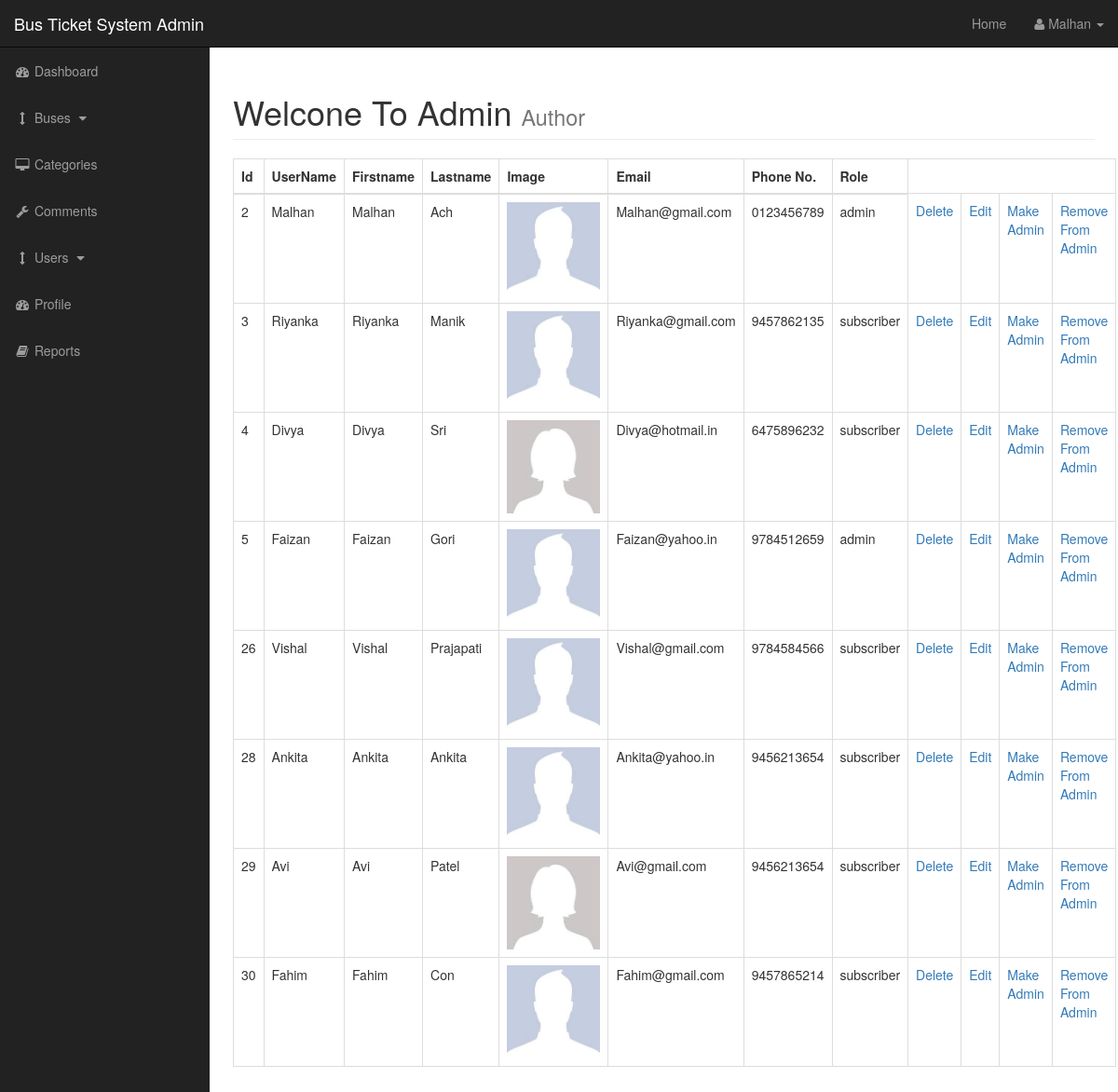
The page /services/busticket/admin/users.php (signed in) on the database its author committed.
### tables this page shows
CREATE TABLE `users` (
  `user_id` int(3) NOT NULL,
  `username` varchar(255) NOT NULL,
  `user_password` varchar(255) NOT NULL,
  `user_firstname` varchar(255) NOT NULL,
  `user_lastname` varchar(255) NOT NULL,
  `user_email` varchar(255) NOT NULL,
  `user_phoneno` varchar(255) NOT NULL,
  `user_image` text NOT NULL,
  `user_role` varchar(255) NOT NULL
);

### services/busticket/admin/users.php (the view, shortened to what this page needs)
<?php include"includes/admin_header.php"; ?>
    <div id="wrapper">
        <?php include"includes/admin_navigation.php"; ?>
        <div id="page-wrapper">
            <div class="container-fluid">
                <div class="row">
                    <div class="col-lg-12">
                        <h1 class="page-header">
                            Welcone To Admin
                            <small>Author</small>
                        </h1>
                        <?php
                        if (isset($_GET['source'])) {
                            $source = $_GET['source'];
                        }
                        else {
                            $source = "";
                        }
                        switch ($source) {
                            default: ?>
                                <table class="table table-bordered table-hover">
                                <thead>
                                    <tr>
                                        <th>Id</th>
                                        <th>UserName</th>
                                        <th>Firstname</th>
                                        <th>Lastname</th>
                                        <th>Image</th>
                                        <th>Email</th>
                                        <th>Phone No.</th>
                                        <th>Role</th>
                                    </tr>
                                </thead>
                                <tbody>
                                    <?php
                                        $query = "SELECT *  FROM  users";
                                        $select_users = mysqli_query($connection,$query);
                                        while($row = mysqli_fetch_assoc($select_users)) {
                                            $user_id = $row['user_id'];
                                            $username = $row['username'];
                                            $user_firstname = $row['user_firstname'];
                                            $user_lastname = $row['user_lastname'];
                                            $user_email = $row['user_email'];
                                            $user_role = $row['user_role'];
                                            $user_phoneno = $row['user_phoneno'];
                                            $user_image = $row['user_image'];
                                     ?>
                                    <tr>
                                        <td><?php echo $user_id ?></td>
                                        <td><?php echo $username ?></td>
                                        <td><?php echo $user_firstname ?></td>
                                        <td><?php echo $user_lastname ?></td>
                                        <td><img width="100" src="images/<?php echo $user_image ?>"></td>
                                        <td><?php echo $user_email ?></td>
                                        <td><?php echo $user_phoneno ?></td>
                                        <td><?php echo $user_role ?></td>
                                        <?php echo "<td><a href='users.php?delete=$user_id'>Delete</a></td>"; ?>
                                        <?php echo "<td><a href='users.php?source=update_user&user_id=$user_id'>Edit</a></td>"; ?>
                                        <?php echo "<td><a href='users.php?make_admin=$user_id'>Make Admin</a></td>"; ?>
                                        <?php echo "<td><a href='users.php?remove_from_admin=$user_id'>Remove From Admin</a></td>"; ?>
                                    </tr>
                                    <?php } ?>
                                </tbody>
                                </table><?php
                                break;
                        }
                        ?>
                    </div>
                </div>
            </div>
        </div>
<?php include"includes/admin_footer.php"; ?>

### services/busticket/admin/includes/admin_header.php (shortened to what this page needs)
<!DOCTYPE html>
<html lang="en">
<head>
    <link href="css/bootstrap.min.css" rel="stylesheet">
    <link href="css/sb-admin.css" rel="stylesheet">
    <link href="font-awesome/css/font-awesome.min.css" rel="stylesheet" type="text/css">
</head>
<body>

### services/busticket/admin/includes/admin_navigation.php (shortened to what this page needs)
<nav class="navbar navbar-inverse navbar-fixed-top" role="navigation">
            <div class="navbar-header">
                <a class="navbar-brand" href="index.php">Bus Ticket System Admin</a>
            </div>
            <ul class="nav navbar-right top-nav">
                <li><a href="../index.php">Home</a></li>
                <li class="dropdown">
                    <a href="#" class="dropdown-toggle" data-toggle="dropdown"><i class="fa fa-user"></i> <?php echo ucfirst($_SESSION['s_username']); ?> <b class="caret"></b></a>
                </li>
            </ul>
            <div class="collapse navbar-collapse navbar-ex1-collapse">
                <ul class="nav navbar-nav side-nav">
                    <li>
                        <a href="index.php"><i class="fa fa-fw fa-dashboard"></i> Dashboard</a>
                    </li>
                    <li>
                        <a href="javascript:;" data-toggle="collapse" data-target="#demo"><i class="fa fa-fw fa-arrows-v"></i> Buses <i class="fa fa-fw fa-caret-down"></i></a>
                    </li>
                    <li>
                        <a href="categories.php"><i class="fa fa-fw fa-desktop"></i> Categories</a>
                    </li>
                    <li>
                        <a href="query.php"><i class="fa fa-fw fa-wrench"></i> Comments</a>
                    </li>
                    <li>
                        <a href="javascript:;" data-toggle="collapse" data-target="#demo1"><i class="fa fa-fw fa-arrows-v"></i> Users <i class="fa fa-fw fa-caret-down"></i></a>
                    </li>
                    <li>
                        <a href="../profile.php"><i class="fa fa-fw fa-dashboard"></i> Profile</a>
                    </li>
                    <li>
                        <a href="report.php"><i class="fa fa-fw fa-book"></i> Reports</a>
                    </li>
                </ul>
            </div>
        </nav>

### services/busticket/admin/includes/admin_footer.php (shortened to what this page needs)
</div>
</body>
</html>

### services/busticket/admin/css/sb-admin.css (style rules this page uses)
body { margin-top: 100px; background-color: #222; }
@media (min-width:768px) { body { margin-top: 50px; } }
#wrapper { padding-left: 0; }
#page-wrapper { width: 100%; padding: 0; background-color: #fff; }
@media (min-width:768px) { #wrapper { padding-left: 225px; } }
@media (min-width:768px) { #page-wrapper { padding: 10px; } }
.top-nav { padding: 0 15px; }
.top-nav>li { display: inline-block; float: left; }
.top-nav>li>a { padding-top: 15px; padding-bottom: 15px; line-height: 20px; color: #999; }
@media (min-width:768px) { .side-nav { position: fixed; top: 51px; left: 225px; width: 225px; margin-left: -225px; border: none; border-radius: 0; overflow-y: auto; background-color: #222; } }
@media (min-width:768px) { .side-nav>li>a { width: 225px; } }

### rows shown on the page
users: user_id "2", username "Malhan", user_firstname "Malhan", user_lastname "Ach", user_image (placeholder picture), user_email "Malhan@gmail.com", user_phoneno "0123456789", user_role "admin"
users: user_id "3", username "Riyanka", user_firstname "Riyanka", user_lastname "Manik", user_image (placeholder picture), user_email "Riyanka@gmail.com", user_phoneno "9457862135", user_role "subscriber"
users: user_id "4", username "Divya", user_firstname "Divya", user_lastname "Sri", user_image (placeholder picture), user_email "Divya@hotmail.in", user_phoneno "6475896232", user_role "subscriber"
users: user_id "5", username "Faizan", user_firstname "Faizan", user_lastname "Gori", user_image (placeholder picture), user_email "Faizan@yahoo.in", user_phoneno "9784512659", user_role "admin"
users: user_id "26", username "Vishal", user_firstname "Vishal", user_lastname "Prajapati", user_image (placeholder picture), user_email "Vishal@gmail.com", user_phoneno "9784584566", user_role "subscriber"
users: user_id "28", username "Ankita", user_firstname "Ankita", user_lastname "Ankita", user_image (placeholder picture), user_email "Ankita@yahoo.in", user_phoneno "9456213654", user_role "subscriber"
users: user_id "29", username "Avi", user_firstname "Avi", user_lastname "Patel", user_image (placeholder picture), user_email "Avi@gmail.com", user_phoneno "9456213654", user_role "subscriber"
users: user_id "30", username "Fahim", user_firstname "Fahim", user_lastname "Con", user_image (placeholder picture), user_email "Fahim@gmail.com", user_phoneno "9457865214", user_role "subscriber"

### other values the page prints
$_SESSION['s_username'] "Malhan"
